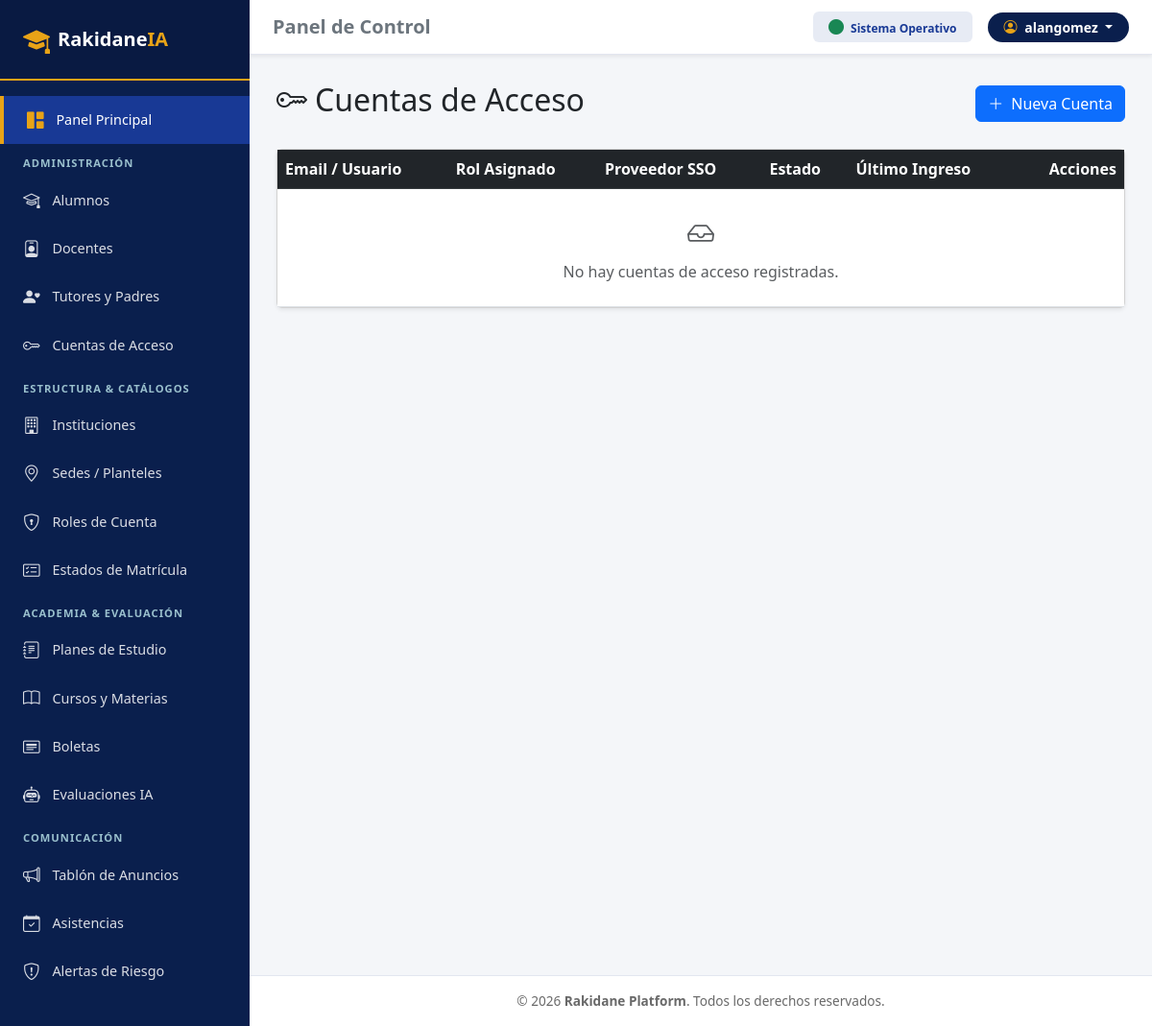
The page /usuarios/cuentas/ (signed in) on the database as committed earlier.
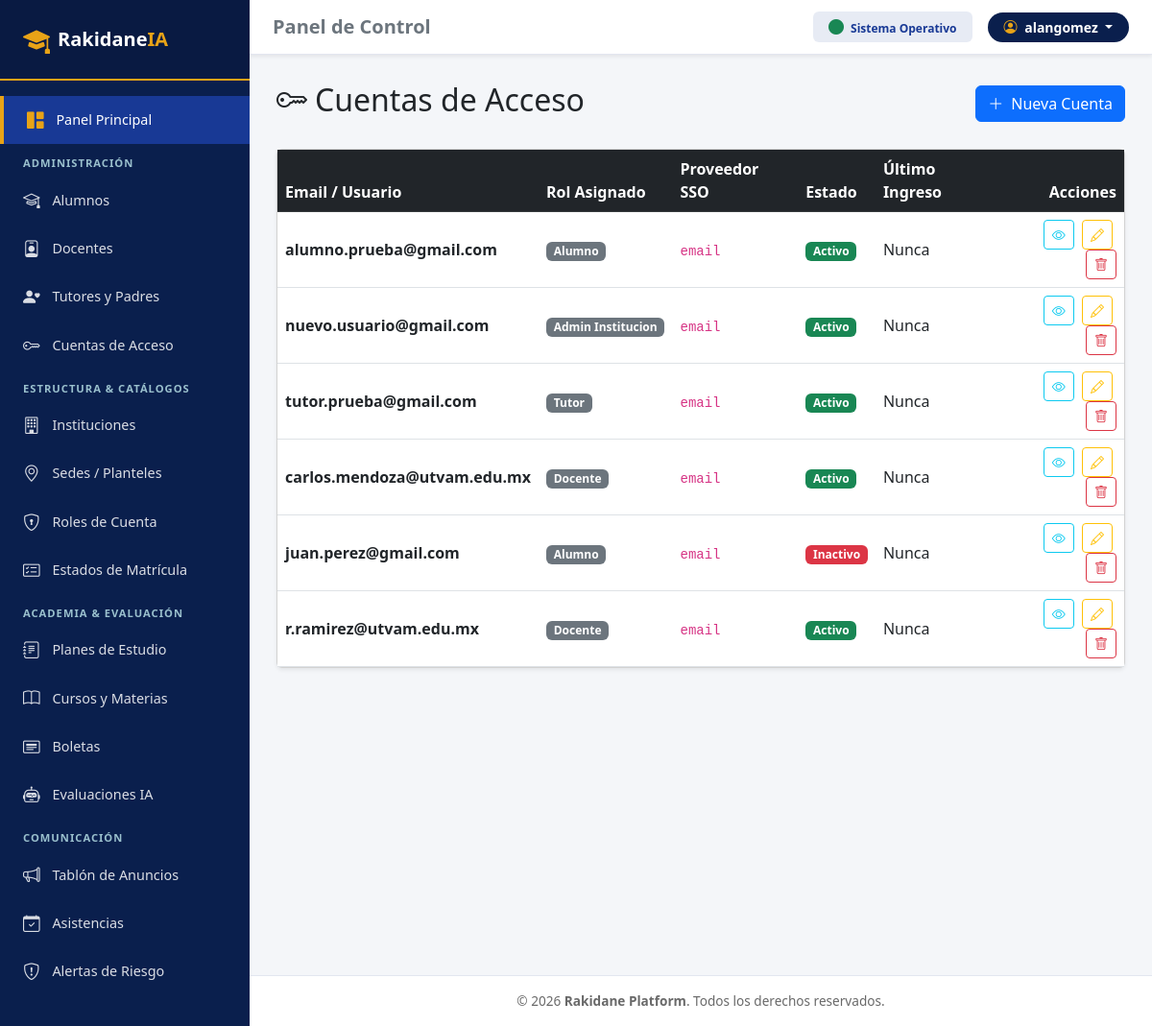
The same page on the database as committed later.
### usuarios/models.py (models this page shows, shortened)
class CuentaAcceso(models.Model):
    id_cuenta = models.UUIDField(primary_key=True, default=uuid.uuid4, editable=False)
    email = models.EmailField(unique=True)
    password_hash = models.CharField(max_length=255, blank=True, null=True)
    id_rol = models.ForeignKey(RolCuenta, on_delete=models.PROTECT, db_column='id_rol', null=True, blank=True)
    proveedor_sso = models.CharField(max_length=50, default='email')
    esta_activo = models.BooleanField(default=True)
    ultimo_ingreso = models.DateTimeField(blank=True, null=True)
    creado_en = models.DateTimeField(auto_now_add=True)
    class Meta:
        db_table = 'cuenta_acceso'

class RolCuenta(models.Model):
    id_rol = models.UUIDField(primary_key=True, default=uuid.uuid4, editable=False)
    nombre_rol = models.CharField(max_length=50, unique=True, help_text="Superadmin, Admin Institucion, Docente, Alumno, Tutor")
    descripcion = models.TextField(blank=True, null=True)
    class Meta:
        db_table = 'rol_cuenta'

### usuarios/views.py (the view)
# urls.py: path('cuentas/', login_required(CuentaAccesoListView.as_view()), name='cuentaacceso_list'),
@method_decorator(never_cache, name='dispatch')
class CuentaAccesoListView(ListView):
    model = CuentaAcceso
    template_name = 'usuarios/Cuenta_acceso/cuentaacceso_list.html'
    context_object_name = 'cuentas'
    def get_queryset(self):
        return CuentaAcceso.objects.select_related('id_rol').all().order_by('-id_cuenta')

### usuarios/templates/usuarios/Cuenta_acceso/cuentaacceso_list.html (shortened to what this page needs)
{% extends "base.html" %}
{% block content %}
<div class="d-flex justify-content-between align-items-center mb-4">
    <h2><i class="bi bi-key me-2"></i>Cuentas de Acceso</h2>
    <a href="{% url 'cuentaacceso_create' %}" class="btn btn-primary">
        <i class="bi bi-plus-lg me-1"></i> Nueva Cuenta
    </a>
</div>
<div class="card shadow-sm">
    <div class="card-body p-0">
        <div class="table-responsive">
            <table class="table table-hover align-middle mb-0">
                <thead class="table-dark">
                    <tr>
                        <th>Email / Usuario</th>
                        <th>Rol Asignado</th>
                        <th>Proveedor SSO</th>
                        <th>Estado</th>
                        <th>Último Ingreso</th>
                        <th class="text-end">Acciones</th>
                    </tr>
                </thead>
                <tbody>
                    {% for cuenta in cuentas %}
                    <tr>
                        <td class="fw-bold">{{ cuenta.email }}</td>
                        <td>
                            {% if cuenta.id_rol %}
                                <span class="badge bg-secondary">{{ cuenta.id_rol.nombre_rol }}</span>
                            {% else %}
                                <span class="badge bg-light text-dark border">Sin Rol</span>
                            {% endif %}
                        </td>
                        <td><code>{{ cuenta.proveedor_sso }}</code></td>
                        <td>
                            {% if cuenta.esta_activo %}
                                <span class="badge bg-success">Activo</span>
                            {% else %}
                                <span class="badge bg-danger">Inactivo</span>
                            {% endif %}
                        </td>
                        <td>{{ cuenta.ultimo_ingreso|date:"d/m/Y H:i"|default:"Nunca" }}</td>
                        <td class="text-end">
                            <a href="{% url 'cuentaacceso_detail' cuenta.pk %}" class="btn btn-sm btn-outline-info me-1" title="Ver Detalle">
                                <i class="bi bi-eye"></i>
                            </a>
                            <a href="{% url 'cuentaacceso_update' cuenta.pk %}" class="btn btn-sm btn-outline-warning me-1" title="Editar">
                                <i class="bi bi-pencil"></i>
                            </a>
                            <a href="{% url 'cuentaacceso_delete' cuenta.pk %}" class="btn btn-sm btn-outline-danger" title="Eliminar">
                                <i class="bi bi-trash"></i>
                            </a>
                        </td>
                    </tr>
                    {% empty %}
                    <tr>
                        <td colspan="6" class="text-center py-4 text-muted">
                            <i class="bi bi-inbox fs-3 d-block mb-2"></i> No hay cuentas de acceso registradas.
                        </td>
                    </tr>
                    {% endfor %}
                </tbody>
            </table>
        </div>
    </div>
</div>
{% endblock %}

### comunicacion/templates/base.html (shortened to what this page needs)
{% extends 'base.html' %}

### core/templates/base.html (shortened to what this page needs)
<!DOCTYPE html>
<html lang="es">
<head>
    <link href="https://cdn.jsdelivr.net/npm/bootstrap@5.3.0/dist/css/bootstrap.min.css" rel="stylesheet">
    <link rel="stylesheet" href="https://cdn.jsdelivr.net/npm/bootstrap-icons@1.11.0/font/bootstrap-icons.css">
</head>
<body>
<div id="wrapper">
    <nav id="sidebar">
        <div class="sidebar-header d-flex align-items-center">
            <i class="bi bi-mortarboard-fill fs-3 me-2" style="color: var(--rak-golden-yellow);"></i>
            <span class="fs-5 fw-bold tracking-wide">Rakidane<span style="color: var(--rak-golden-yellow);">IA</span></span>
        </div>
        <ul class="list-unstyled components">
            <li>
                <a href="{% url 'dashboard' %}" class="active">
                    <i class="bi bi-grid-1x2-fill" style="color: var(--rak-golden-yellow);"></i> Panel Principal
                </a>
            </li>
            <div class="sidebar-category">Administración</div>
            <li>
                <a href="{% url 'alumno_list' %}"><i class="bi bi-mortarboard"></i> Alumnos</a>
            </li>
            <li>
                <a href="{% url 'docente_list' %}"><i class="bi bi-person-badge"></i> Docentes</a>
            </li>
            <li>
                <a href="{% url 'tutorpadre_list' %}"><i class="bi bi-person-heart"></i> Tutores y Padres</a>
            </li>
            <li>
                <a href="{% url 'cuentaacceso_list' %}"><i class="bi bi-key"></i> Cuentas de Acceso</a>
            </li>
            <div class="sidebar-category">Estructura & Catálogos</div>
            <li>
                <a href="/institucion/instituciones/"><i class="bi bi-building"></i> Instituciones</a>
            </li>
            <li>
                <a href="/institucion/sedes/"><i class="bi bi-geo-alt"></i> Sedes / Planteles</a>
            </li>
            <li>
                <a href="{% url 'rol_list' %}"><i class="bi bi-shield-lock"></i> Roles de Cuenta</a>
            </li>
            <li>
                <a href="{% url 'estadomatricula_list' %}"><i class="bi bi-card-checklist"></i> Estados de Matrícula</a>
            </li>
            <div class="sidebar-category">Academia & Evaluación</div>
            <li>
                <a href="{% url 'programanivel_list' %}"><i class="bi bi-journal-text"></i> Planes de Estudio</a>
            </li>
            <li>
                <a href="{% url 'cursomateria_list' %}"><i class="bi bi-book"></i> Cursos y Materias</a>
            </li>
            <li>
                <a href="{% url 'boletacalificacion_list' %}"><i class="bi bi-card-heading"></i> Boletas</a>
            </li>
            <li>
                <a href="{% url 'evaluacioniaborrador_list' %}"><i class="bi bi-robot"></i> Evaluaciones IA</a>
            </li>
            <div class="sidebar-category">Comunicación</div>
            <li>
                <a href="{% url 'publicaciontablon_list' %}"><i class="bi bi-megaphone"></i> Tablón de Anuncios</a>
            </li>
            <li>
                <a href="{% url 'registroasistencia_list' %}"><i class="bi bi-calendar-check"></i> Asistencias</a>
            </li>
            <li>
                <a href="{% url 'alertariesgoia_list' %}"><i class="bi bi-shield-exclamation"></i> Alertas de Riesgo</a>
            </li>
        </ul>
    </nav>
    <div id="content">
        <div class="topbar d-flex justify-content-between align-items-center shadow-sm">
            <h5 class="mb-0 fw-bold text-secondary">{% block header_title %}Panel de Control{% endblock %}</h5>
            <div class="d-flex align-items-center gap-3">
                <span class="badge px-3 py-2" style="background-color: rgba(24, 57, 149, 0.1); color: var(--rak-royal-blue);">
                    <i class="bi bi-circle-fill text-success fs-6 me-1"></i> Sistema Operativo
                </span>
                <div class="dropdown">
                    <button class="btn btn-sm text-white fw-semibold dropdown-toggle px-3 py-1 rounded-pill"
                            style="background-color: var(--rak-midnight-blue);" type="button" data-bs-toggle="dropdown">
                        <i class="bi bi-person-circle me-1" style="color: var(--rak-golden-yellow);"></i> {{ user.username }}
                    </button>
                </div>
            </div>
        </div>
        <div class="main-body">
            {% block content %}
            {% endblock %}
        </div>
        <div class="footer text-center">
            &copy; 2026 <strong>Rakidane Platform</strong>. Todos los derechos reservados.
        </div>
    </div>
</div>
</body>
</html>

### core/templates/base.html (style rules this page uses)
:root { --rak-golden-yellow: #E8A317; --rak-light-blue: #9AC0CD; --rak-royal-blue: #183995; --rak-off-white: #FDFDFD; --rak-warm-grey: #696969; --rak-midnight-blue: #0A1F4D; }
body { background-color: #f4f6f9; font-family: system-ui, -apple-system, "Segoe UI", Roboto, Arial, sans-serif; min-height: 100vh; overflow-x: hidden; }
#wrapper { display: flex; width: 100%; min-height: 100vh; }
#sidebar { min-width: 260px; max-width: 260px; background-color: var(--rak-midnight-blue); color: #ffffff; transition: all 0.3s ease; z-index: 1000; }
#sidebar .sidebar-header { padding: 1.25rem 1.5rem; background-color: rgba(0, 0, 0, 0.15); border-bottom: 2px solid var(--rak-golden-yellow); }
#sidebar ul.components { padding: 1rem 0; }
#sidebar .sidebar-category { padding: 0.75rem 1.5rem 0.25rem; font-size: 0.7rem; font-weight: 700; text-transform: uppercase; letter-spacing: 1px; color: var(--rak-light-blue); }
#sidebar ul li a { padding: 0.75rem 1.5rem; font-size: 0.9rem; display: flex; align-items: center; color: rgba(255, 255, 255, 0.85); text-decoration: none; transition: all 0.2s ease; }
#sidebar ul li a:hover, #sidebar ul li a.active { color: #ffffff; background-color: var(--rak-royal-blue); border-left: 4px solid var(--rak-golden-yellow); }
#sidebar ul li a i { margin-right: 0.8rem; font-size: 1.1rem; }
#content { width: 100%; display: flex; flex-direction: column; min-height: 100vh; }
.topbar { background-color: #ffffff; border-bottom: 1px solid #e3e6f0; padding: 0.75rem 1.5rem; }
.main-body { padding: 1.75rem; flex: 1; }
.footer { background-color: #ffffff; border-top: 1px solid #e3e6f0; padding: 1rem; font-size: 0.85rem; color: var(--rak-warm-grey); }

Rows that differ between the two databases and show on the page:
added CuentaAcceso: email "alumno.prueba@gmail.com", id_rol.nombre_rol "Alumno", proveedor_sso "email", esta_activo "Activo", ultimo_ingreso "Nunca"
added CuentaAcceso: email "nuevo.usuario@gmail.com", id_rol.nombre_rol "Admin Institucion", proveedor_sso "email", esta_activo "Activo", ultimo_ingreso "Nunca"
added CuentaAcceso: email "tutor.prueba@gmail.com", id_rol.nombre_rol "Tutor", proveedor_sso "email", esta_activo "Activo", ultimo_ingreso "Nunca"
added CuentaAcceso: email "carlos.mendoza@utvam.edu.mx", id_rol.nombre_rol "Docente", proveedor_sso "email", esta_activo "Activo", ultimo_ingreso "Nunca"
added CuentaAcceso: email "juan.perez@gmail.com", id_rol.nombre_rol "Alumno", proveedor_sso "email", esta_activo "Inactivo", ultimo_ingreso "Nunca"
added CuentaAcceso: email "r.ramirez@utvam.edu.mx", id_rol.nombre_rol "Docente", proveedor_sso "email", esta_activo "Activo", ultimo_ingreso "Nunca"
Other text that changed with them:
text no longer shown: "No hay cuentas de acceso registradas."
